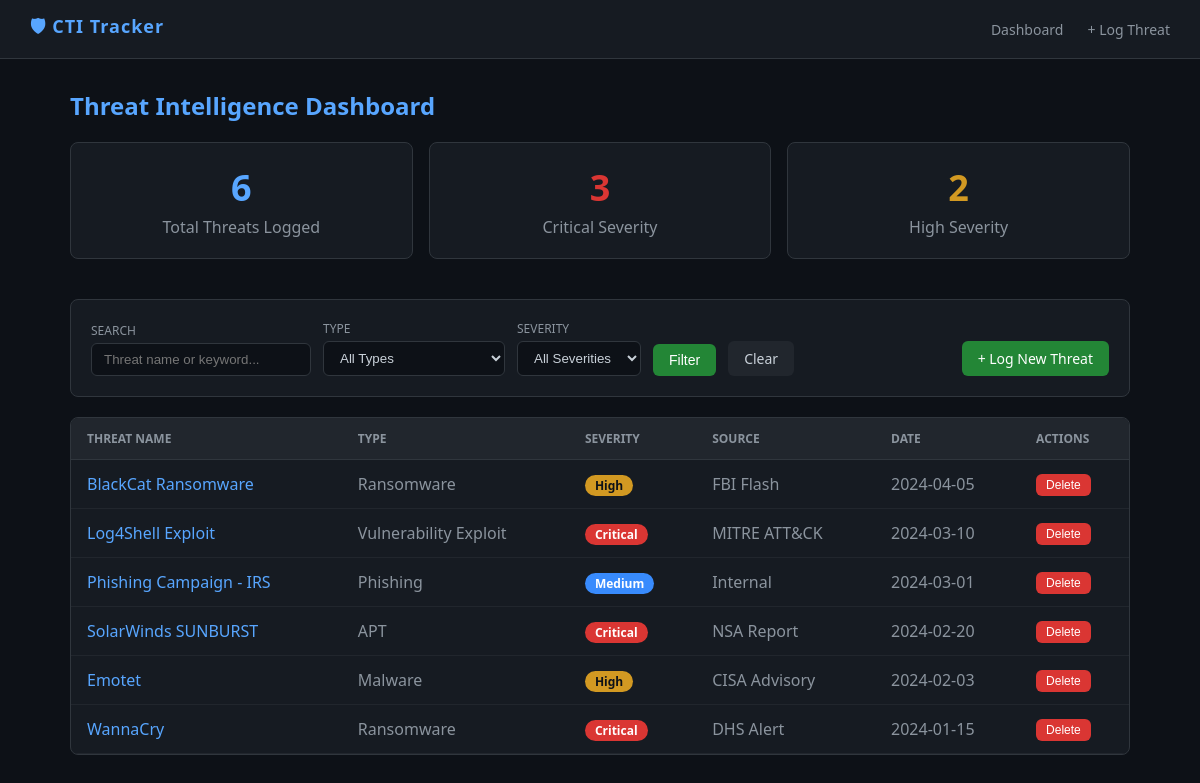
The page / on the database its author committed.
### tables this page shows
CREATE TABLE threats (
            id INTEGER PRIMARY KEY AUTOINCREMENT,
            name TEXT NOT NULL,
            type TEXT NOT NULL,
            severity TEXT NOT NULL,
            source TEXT,
            description TEXT,
            date_logged TEXT NOT NULL
        );

### app.py (the view)
@app.route('/')
def index():
    conn = get_db()
    search = request.args.get('search', '')
    type_filter = request.args.get('type', '')
    severity_filter = request.args.get('severity', '')
    query = 'SELECT * FROM threats WHERE 1=1'
    params = []
    if search:
        query += ' AND (name LIKE ? OR description LIKE ?)'
        params += [f'%{search}%', f'%{search}%']
    if type_filter:
        query += ' AND type = ?'
        params.append(type_filter)
    if severity_filter:
        query += ' AND severity = ?'
        params.append(severity_filter)
    query += ' ORDER BY date_logged DESC'
    threats = conn.execute(query, params).fetchall()
    total = conn.execute('SELECT COUNT(*) FROM threats').fetchone()[0]
    critical = conn.execute("SELECT COUNT(*) FROM threats WHERE severity='Critical'").fetchone()[0]
    high = conn.execute("SELECT COUNT(*) FROM threats WHERE severity='High'").fetchone()[0]
    types = conn.execute('SELECT type, COUNT(*) as count FROM threats GROUP BY type').fetchall()
    conn.close()
    return render_template('index.html', threats=threats, total=total,
                           critical=critical, high=high, types=types,
                           search=search, type_filter=type_filter,
                           severity_filter=severity_filter)

### app.py (called while the page is built)
def get_db():
    conn = sqlite3.connect(DB)
    conn.row_factory = sqlite3.Row
    return conn

### templates/index.html (shortened to what this page needs)
{% extends 'base.html' %}
{% block content %}
<h2 style="margin-bottom: 20px; color: #58a6ff;">Threat Intelligence Dashboard</h2>
<div style="display: grid; grid-template-columns: repeat(3, 1fr); gap: 16px; margin-bottom: 24px;">
    <div class="card" style="text-align:center;">
        <div style="font-size: 36px; font-weight: bold; color: #58a6ff;">{{ total }}</div>
        <div style="color: #8b949e; margin-top: 4px;">Total Threats Logged</div>
    </div>
    <div class="card" style="text-align:center;">
        <div style="font-size: 36px; font-weight: bold; color: #da3633;">{{ critical }}</div>
        <div style="color: #8b949e; margin-top: 4px;">Critical Severity</div>
    </div>
    <div class="card" style="text-align:center;">
        <div style="font-size: 36px; font-weight: bold; color: #d29922;">{{ high }}</div>
        <div style="color: #8b949e; margin-top: 4px;">High Severity</div>
    </div>
</div>
<div class="card" style="margin-bottom: 20px;">
    <form method="GET" style="display: flex; gap: 12px; flex-wrap: wrap; align-items: flex-end;">
        <div>
            <label style="font-size: 12px; color: #8b949e; display:block; margin-bottom:4px;">SEARCH</label>
            <input name="search" value="{{ search }}" placeholder="Threat name or keyword..."
                style="background:#0d1117; border:1px solid #30363d; color:#c9d1d9; padding:8px 12px; border-radius:6px; width:220px;">
        </div>
        <div>
            <label style="font-size: 12px; color: #8b949e; display:block; margin-bottom:4px;">TYPE</label>
            <select name="type" style="background:#0d1117; border:1px solid #30363d; color:#c9d1d9; padding:8px 12px; border-radius:6px;">
                <option value="">All Types</option>
            </select>
        </div>
        <div>
            <label style="font-size: 12px; color: #8b949e; display:block; margin-bottom:4px;">SEVERITY</label>
            <select name="severity" style="background:#0d1117; border:1px solid #30363d; color:#c9d1d9; padding:8px 12px; border-radius:6px;">
                <option value="">All Severities</option>
            </select>
        </div>
        <button type="submit" class="btn btn-primary">Filter</button>
        <a href="/" class="btn" style="background:#21262d; color:#c9d1d9;">Clear</a>
        <a href="/add" class="btn btn-primary" style="margin-left:auto;">+ Log New Threat</a>
    </form>
</div>
<div class="card" style="padding: 0; overflow: hidden;">
    <table style="width:100%; border-collapse: collapse;">
        <thead>
            <tr style="background:#21262d; border-bottom: 1px solid #30363d;">
                <th style="padding: 12px 16px; text-align:left; font-size:12px; color:#8b949e;">THREAT NAME</th>
                <th style="padding: 12px 16px; text-align:left; font-size:12px; color:#8b949e;">TYPE</th>
                <th style="padding: 12px 16px; text-align:left; font-size:12px; color:#8b949e;">SEVERITY</th>
                <th style="padding: 12px 16px; text-align:left; font-size:12px; color:#8b949e;">SOURCE</th>
                <th style="padding: 12px 16px; text-align:left; font-size:12px; color:#8b949e;">DATE</th>
                <th style="padding: 12px 16px; text-align:left; font-size:12px; color:#8b949e;">ACTIONS</th>
            </tr>
        </thead>
        <tbody>
            {% for t in threats %}
            <tr style="border-bottom: 1px solid #21262d;">
                <td style="padding: 12px 16px;">
                    <a href="/threat/{{ t.id }}" style="color:#58a6ff; text-decoration:none; font-weight:500;">{{ t.name }}</a>
                </td>
                <td style="padding: 12px 16px; color:#8b949e;">{{ t.type }}</td>
                <td style="padding: 12px 16px;">
                    <span class="badge badge-{{ t.severity | lower }}">{{ t.severity }}</span>
                </td>
                <td style="padding: 12px 16px; color:#8b949e;">{{ t.source or '—' }}</td>
                <td style="padding: 12px 16px; color:#8b949e;">{{ t.date_logged }}</td>
                <td style="padding: 12px 16px;">
                    <form method="POST" action="/delete/{{ t.id }}" style="display:inline;"
                          onsubmit="return confirm('Delete this threat?')">
                        <button type="submit" class="btn btn-danger" style="padding:4px 10px; font-size:12px;">Delete</button>
                    </form>
                </td>
            </tr>
            {% else %}
            <tr>
                <td colspan="6" style="padding: 30px; text-align:center; color:#8b949e;">No threats found.</td>
            </tr>
            {% endfor %}
        </tbody>
    </table>
</div>
{% endblock %}

### templates/base.html (shortened to what this page needs)
<!DOCTYPE html>
<html lang="en">
<head>
</head>
<body>
    <nav>
        <span class="brand">🛡 CTI Tracker</span>
        <div>
            <a href="/">Dashboard</a>
            <a href="/add">+ Log Threat</a>
        </div>
    </nav>
    <div class="container">
        {% block content %}{% endblock %}
    </div>
</body>
</html>

### templates/base.html (style rules this page uses)
* { margin: 0; padding: 0; box-sizing: border-box; }
body { font-family: 'Segoe UI', sans-serif; background: #0d1117; color: #c9d1d9; }
nav { background: #161b22; padding: 14px 30px; display: flex; justify-content: space-between; align-items: center; border-bottom: 1px solid #30363d; }
nav .brand { font-size: 18px; font-weight: bold; color: #58a6ff; letter-spacing: 1px; }
nav a { color: #8b949e; text-decoration: none; margin-left: 20px; font-size: 14px; }
.container { max-width: 1100px; margin: 30px auto; padding: 0 20px; }
.btn { display: inline-block; padding: 8px 16px; border-radius: 6px; font-size: 14px; cursor: pointer; border: none; text-decoration: none; }
.btn-primary { background: #238636; color: white; }
.btn-danger { background: #da3633; color: white; }
.badge { display: inline-block; padding: 2px 10px; border-radius: 12px; font-size: 12px; font-weight: bold; }
.badge-critical { background: #da3633; color: white; }
.badge-high { background: #d29922; color: #0d1117; }
.badge-medium { background: #388bfd; color: white; }
.card { background: #161b22; border: 1px solid #30363d; border-radius: 8px; padding: 20px; margin-bottom: 16px; }

### rows shown on the page
threats: name "BlackCat Ransomware", type "Ransomware", severity "High", source "FBI Flash", date_logged "2024-04-05"
threats: name "Log4Shell Exploit", type "Vulnerability Exploit", severity "Critical", source "MITRE ATT&CK", date_logged "2024-03-10"
threats: name "Phishing Campaign - IRS", type "Phishing", severity "Medium", source "Internal", date_logged "2024-03-01"
threats: name "SolarWinds SUNBURST", type "APT", severity "Critical", source "NSA Report", date_logged "2024-02-20"
threats: name "Emotet", type "Malware", severity "High", source "CISA Advisory", date_logged "2024-02-03"
threats: name "WannaCry", type "Ransomware", severity "Critical", source "DHS Alert", date_logged "2024-01-15"

### other values the page prints
{{ total }} "6"
{{ critical }} "3"
{{ high }} "2"
